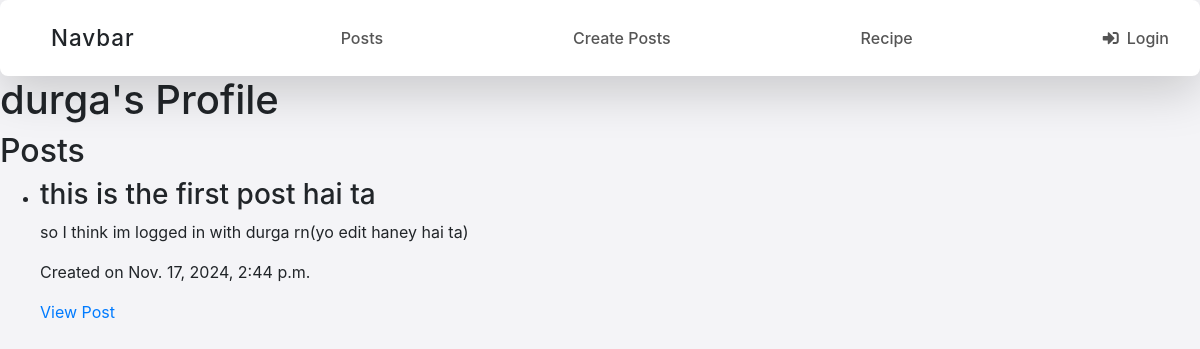
/profile/durga/, run on an earlier commit of the app's database.
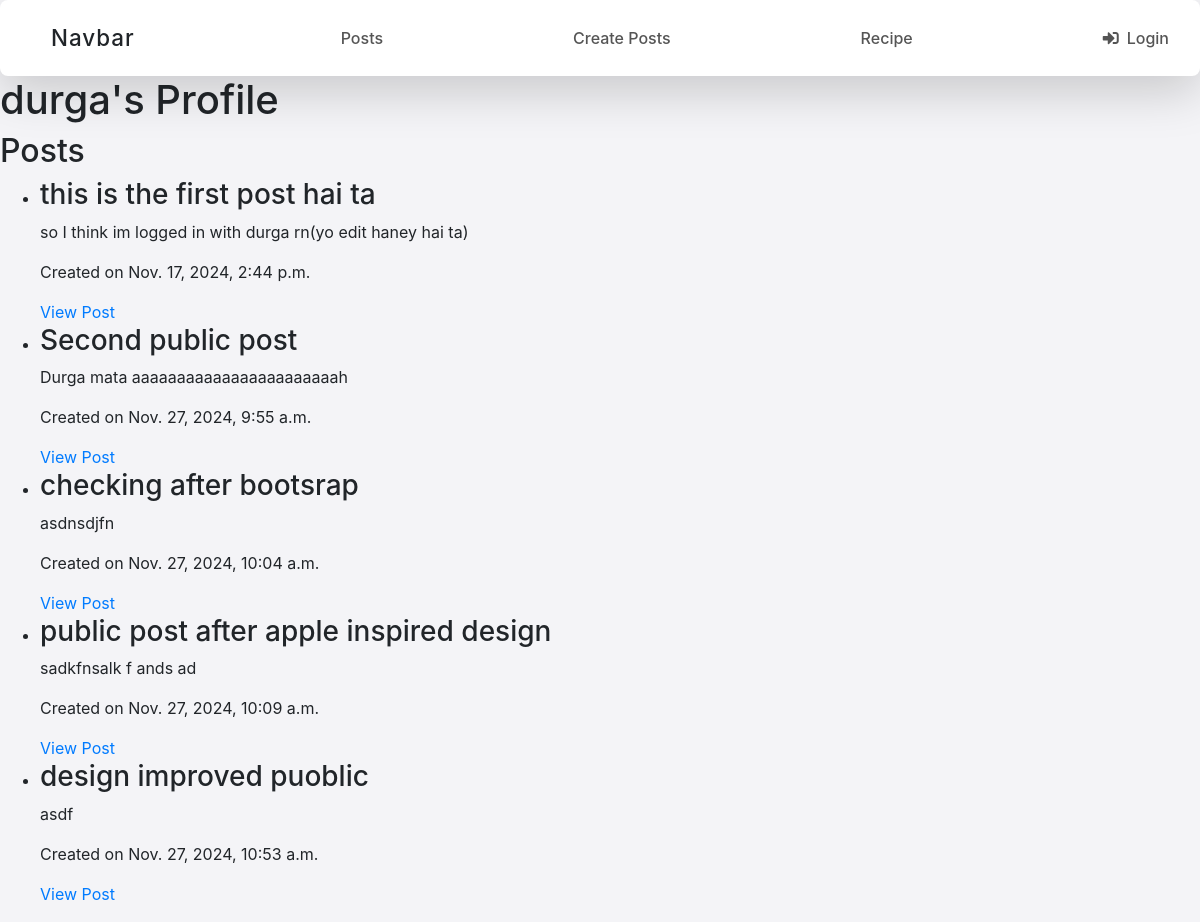
And on a later commit of the database.
### vege/models.py (models this page shows, shortened)
class Post(models.Model):
    PUBLIC = 'public'
    PRIVATE = 'private'
    PRIVACY_CHOICES = [
        (PUBLIC, 'Public'),
        (PRIVATE, 'Private'),
    ]
    title = models.CharField(max_length=200)
    content = models.TextField()
    created_at = models.DateTimeField(auto_now_add=True)
    author = models.ForeignKey(User, on_delete=models.CASCADE)  # Link the post to the user
    privacy = models.CharField(
        max_length = 10,
        choices= PRIVACY_CHOICES,
        default= PUBLIC,
    )

### vege/views.py (the view)
# urls.py: path('profile/<str:username>/', user_profile, name='user_profile'),
def user_profile(request, username):
    user = get_object_or_404(User, username=username)
    posts = Post.objects.filter(author=user)
    context = {
        'user': user,
        'posts': posts
    }
    return render(request, 'user_profile.html', context)

### vege/templates/user_profile.html (shortened to what this page needs)
{% extends "base.html" %}
{% block start %}
<h1>{{ user.username }}'s Profile</h1>
<h2>Posts</h2>
<ul>
    {% if posts %}
        {% for post in posts %}
            {% if post.author == request.user or post.privacy == 'public' %}
                <li>
                    <h3>{{ post.title }}</h3>
                    <p>{{ post.content }}</p>
                    <p>Created on {{ post.created_at }}</p>
                    <a href="{% url 'post_detail' post.id %}">View Post</a>
                </li>
            {% endif %}
        {% endfor %}
    {% else %}
        <p>{{ user.username }} has not posted anything yet.</p>
    {% endif %}
</ul>
{% endblock %}

What changed in the data, as far as the page shows it:
added Post: title "Second public post", content "Durga mata aaaaaaaaaaaaaaaaaaaaaaah", created_at "Nov. 27, 2024, 9:55 a.m."
added Post: title "checking after bootsrap", content "asdnsdjfn", created_at "Nov. 27, 2024, 10:04 a.m."
added Post: title "public post after apple inspired design", content "sadkfnsalk f ands ad", created_at "Nov. 27, 2024, 10:09 a.m."
added Post: title "design improved puoblic", content "asdf", created_at "Nov. 27, 2024, 10:53 a.m."
